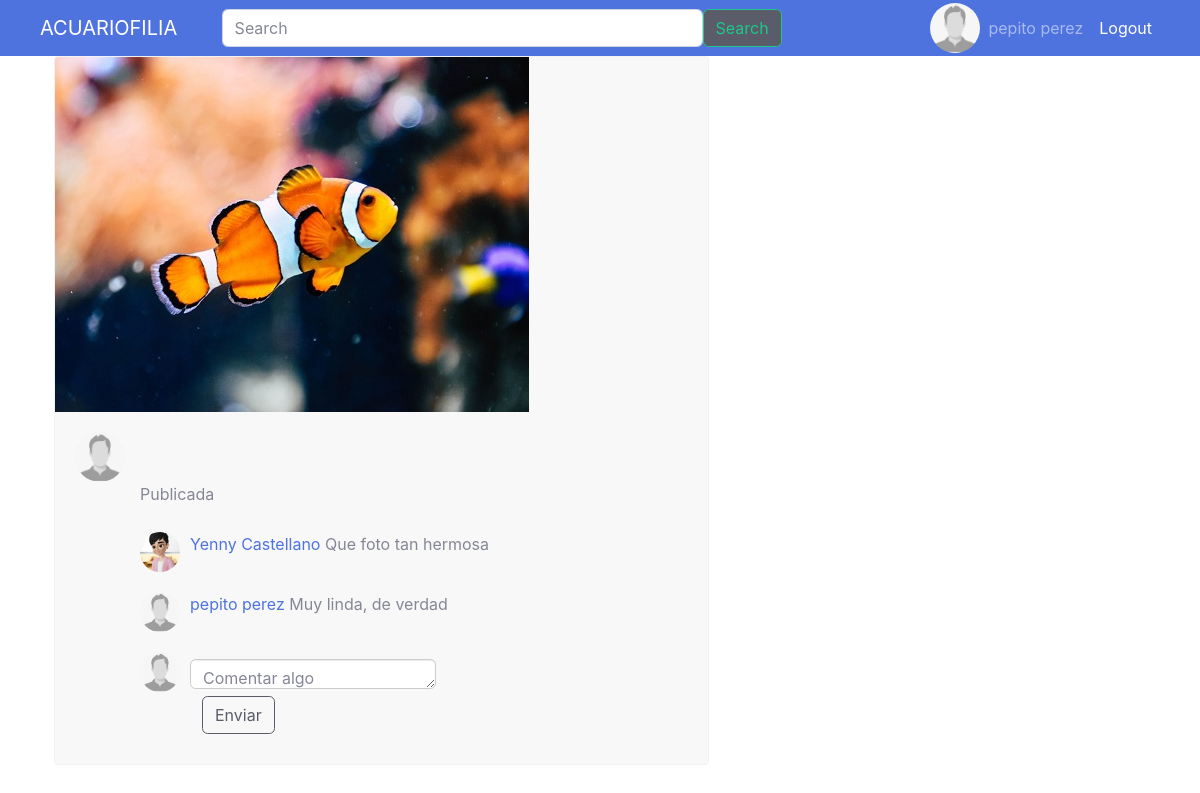
Before: /postdetail?codigo=1 (signed in) with the older database file.
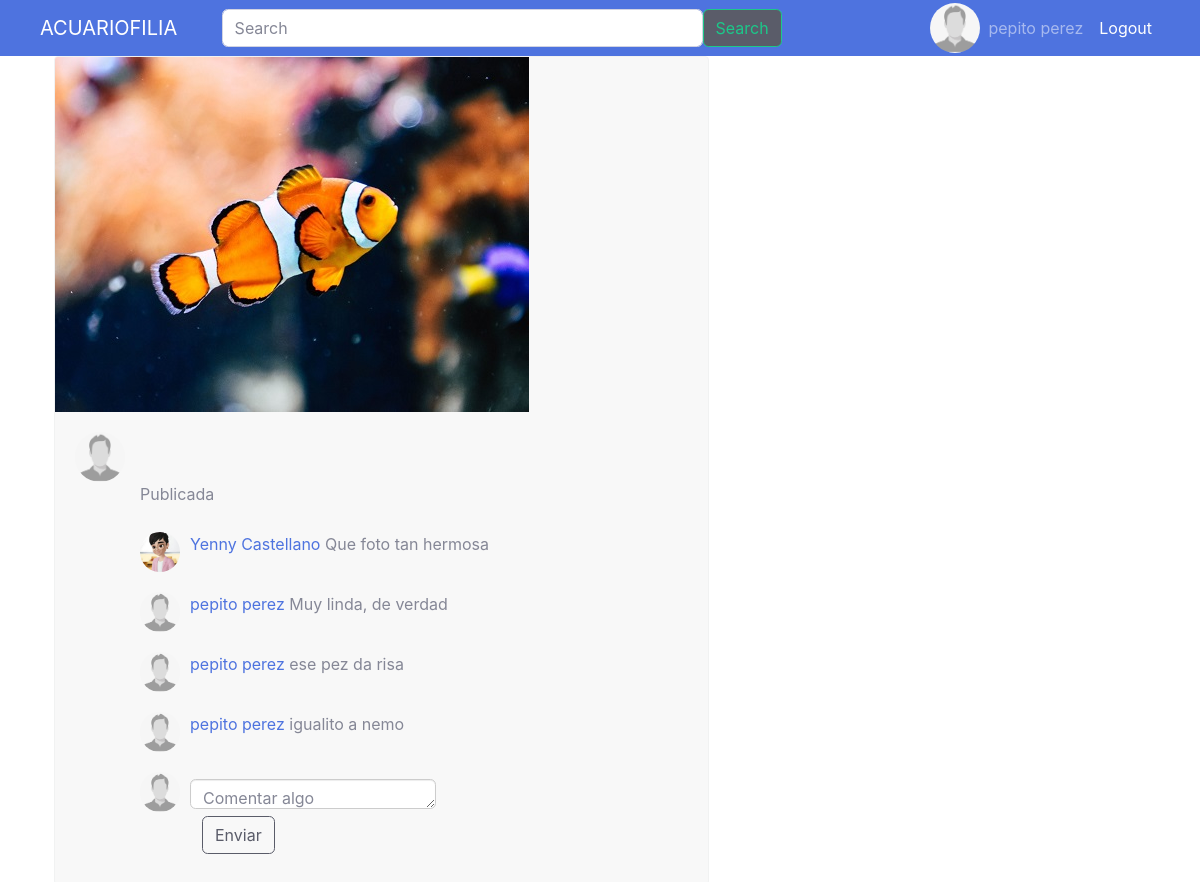
After: the same page with the newer database file.
### tables this page shows
CREATE TABLE User (UserId INTEGER PRIMARY KEY AUTOINCREMENT UNIQUE NOT NULL, name VARCHAR (20) NOT NULL, lastName VARCHAR (20) NOT NULL, email VARCHAR (30) UNIQUE NOT NULL, password VARCHAR (200) NOT NULL, birthay DATE NOT NULL, gender CHAR (15) NOT NULL, role INTEGER (1) NOT NULL, CreationDate DATETIME NOT NULL, ProfilePicURL VARCHAR (20), country CHAR (30), phone INTEGER, about CHAR (150));

CREATE TABLE Post (PostId INTEGER PRIMARY KEY AUTOINCREMENT UNIQUE NOT NULL, PhotoURL CHAR (100) NOT NULL, Title VARCHAR (30) NOT NULL, creationDate DATE NOT NULL, UserId INTEGER REFERENCES User (UserId) NOT NULL, Postviews INTEGER (30));

CREATE TABLE Comments (CommentId INTEGER PRIMARY KEY AUTOINCREMENT NOT NULL, Content VARCHAR NOT NULL, PostId INTEGER REFERENCES Post (PostId) NOT NULL, UserId INTEGER REFERENCES User (UserId) NOT NULL, CreationDate DATETIME NOT NULL);

### main.py (the view)
@app.route('/postdetail')
def postdetail():
    idp = request.args.get('codigo')
    sql = f'SELECT * FROM Post , User WHERE User.UserId=Post.UserId AND Post.PostId = {idp}'
    db = get_db()
    cursorObj = db.cursor()
    cursorObj.execute(sql)
    postsel = cursorObj.fetchall()
    sql = f'SELECT * from Comments, User WHERE User.UserId=Comments.UserId AND Comments.PostId = {idp}'
    db = get_db()
    cursorObj = db.cursor()
    cursorObj.execute(sql)
    comPost = cursorObj.fetchall()
    return render_template("postdetail.html", postsel=postsel,comPost=comPost)

### db.py (called while the page is built)
def get_db():
    try:
        if 'db' not in g:
            print('Connection OK')
            g.db = sqlite3.connect('database.db')
        return g.db
    except Error:
        print(Error)

### templates/postdetail.html (shortened to what this page needs)
<!DOCTYPE html>
<html lang="es">
    <head>
        <link href="../static/css/post_style.css" rel="stylesheet">
        <link href="../static/css/sb-admin-2.min.css" rel="stylesheet">
    </head>
            <nav class="navbar navbar-expand-lg navbar-dark bg-primary">
                <div class="container-fluid">
                    <a class="navbar-brand" href="{{'feed'}}">ACUARIOFILIA</a>
                    <form class="d-flex" form action="{{url_for('search')}}" method="post" enctype="multipart/form-data">
                        <input class="form-control me-2" type="search" name="palabra" placeholder="Search" aria-label="Search">
                        <button class="btn btn-outline-success bg-primary bg-dark" type="submit">Search</button>
                    </form>
                {% if 'id' in session %}
                    <div class="contenedorLogin">
                        <div class="logout">
                            <span class="navbar-text p-2 bd-highlight"> <a href="{{'logout'}}">Logout</a> </span>
                        </div>
                        <div class="fullname">
                            <span class="navbar-text p-2 bd-highlight"> {{ session['fullname'] }} </span>
                        </div>
                        <div class="av-user-icon">
                            <a href="{{url_for('perfil', codigo = session['id']) }}"><img src="../static/images/perfil/{% print(postsel[0][15]) %}" alt="user" class="fotoperfil-md-left"></a>
                        </div>
                    {% else %}
                        <span class="navbar-text p-2 bd-highlight"> <a href="{{'login'}}">Login</a> </span>
                    </div>
                    {% endif %}
                </div>
            </nav>
        <div class="container  bootstrap snippets bootdey">
            <div class="fila">
                <div class="colunam-md-12">
                    <div class="post-content ">
                        <img src="../static/images/post/{% print(postsel[0][1]) %}" class="img-fluid" alt=" image">
                            <div class="post-container">
                                <a href="{{url_for('perfil', codigo = session['id']) }}"><img src="../static/images/perfil/{% print(postsel[0][15]) %}" alt="user" class="fotoperfil-md-left"></a>
                                <div class="post-detail">
                                    <div class="user-info">
                                        <p class="text-muted">Publicada {% print(postsel[3]) %}</p>
                                    </div>
                                    {% for com in comPost %}
                                        <div class="post-comment">
                                            <img src="../static/images/perfil/{% print(com[14]) %}" alt="" class="profile-photo-sm">
                                            <p><a href="{{url_for('perfil', codigo = com[3]) }}" class="profile-link">{% print(com[6]) %} {% print(com[7]) %}</a> {% print(com[1]) %} </p>
                                        </div>
                                    {% endfor %}
                                    <div class="post-comment">
                                        <img src="../static/images/perfil/{% print(session['foto']) %}" alt="" class="profile-photo-sm">
                                        <form class="flex" form action="{{url_for('addcomm', codigo = postsel[0][0])}}" method="post" enctype="multipart/form-data">
                                            <textarea class="form-control form-control-user" name="comentario" id="comentario" placeholder="Comentar algo"></textarea>
                                            <div class="col">
                                                <button class="btn btn-outline-dark" type="submit">Enviar</button>
                                            </div>
                                        </form>
                                    </div>
                                </div>
                            </div>
                        </div>
                    </div>
                </div>
            </div>
    </body>
</html>

### static/css/post_style.css (style rules this page uses)
.post-content { background: #f8f8f8; border-radius: 4px; width: 60%; border: 1px solid #f1f2f2; margin-bottom: 20px; overflow: hidden; position: relative; }
.contenedorLogin { height: 40px; width: 350px; display: flex; flex-direction: row-reverse; }
.av-user-icon { align-self: center; }
.d-flex { width: 50%; }
.post-content .post-container { padding: 20px; }
.post-content .post-container .post-detail { margin-left: 65px; position: relative; }
.post-content .post-container .post-detail .post-comment { display: inline-flex; margin: 10px auto; width: 100%; }
.post-content .post-container .post-detail .post-comment img.profile-photo-sm { margin-right: 10px; }
.post-content .post-container .post-detail .post-comment .form-control { height: 30px; border: 1px solid #ccc; box-shadow: inset 0 1px 1px rgba(0,0,0,.075); margin: 7px 0; min-width: 0; }
img.fotoperfil-md-left { height: 50px; width: 50px; border-radius: 50%; }
img.profile-photo-sm { height: 40px; width: 40px; border-radius: 50%; }

Changed rows visible on the page:
added Comments: ProfilePicURL (picture), {{ print(com[6]) }} "pepito", {{ print(com[7]) }} "perez", Content "ese pez da risa"
added Comments: ProfilePicURL (picture), {{ print(com[6]) }} "pepito", {{ print(com[7]) }} "perez", Content "igualito a nemo"
